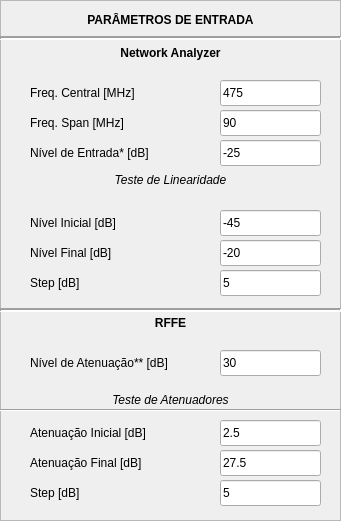
   <widget class="QFrame" name="frame_2">
    <property name="geometry">
     <rect>
      <x>430</x>
      <y>90</y>
      <width>341</width>
      <height>521</height>
     </rect>
    </property>
    <property name="frameShape">
     <enum>QFrame::StyledPanel</enum>
    </property>
    <property name="frameShadow">
     <enum>QFrame::Raised</enum>
    </property>
    <widget class="QLineEdit" name="NETWORK_FREQ_SPAN">
     <property name="geometry">
      <rect>
       <x>220</x>
       <y>110</y>
       <width>101</width>
       <height>26</height>
      </rect>
     </property>
     <property name="text">
      <string>90</string>
     </property>
    </widget>
    <widget class="QLineEdit" name="NETWORK_FREQ_CENTRAL">
     <property name="geometry">
      <rect>
       <x>220</x>
       <y>80</y>
       <width>101</width>
       <height>26</height>
      </rect>
     </property>
     <property name="text">
      <string>475</string>
     </property>
    </widget>
    <widget class="QLabel" name="label_43">
     <property name="geometry">
      <rect>
       <x>30</x>
       <y>110</y>
       <width>141</width>
       <height>26</height>
      </rect>
     </property>
     <property name="text">
      <string>Freq. Span [MHz]</string>
     </property>
    </widget>
    <widget class="QLabel" name="label_44">
     <property name="geometry">
      <rect>
       <x>30</x>
       <y>420</y>
       <width>171</width>
       <height>26</height>
      </rect>
     </property>
     <property name="text">
      <string>Atenuação Inicial [dB]</string>
     </property>
    </widget>
    <widget class="QLabel" name="label_28">
     <property name="geometry">
      <rect>
       <x>30</x>
       <y>80</y>
       <width>141</width>
       <height>26</height>
      </rect>
     </property>
     <property name="text">
      <string>Freq. Central [MHz]</string>
     </property>
    </widget>
    <widget class="QLineEdit" name="NETWORK_POT_IN_STANDARD">
     <property name="geometry">
      <rect>
       <x>220</x>
       <y>140</y>
       <width>101</width>
       <height>26</height>
      </rect>
     </property>
     <property name="text">
      <string>-25</string>
     </property>
    </widget>
    <widget class="QLabel" name="label_47">
     <property name="geometry">
      <rect>
       <x>30</x>
       <y>140</y>
       <width>161</width>
       <height>26</height>
      </rect>
     </property>
     <property name="text">
      <string>Nível de Entrada* [dB]</string>
     </property>
    </widget>
    <widget class="QLabel" name="label_48">
     <property name="geometry">
      <rect>
       <x>30</x>
       <y>350</y>
       <width>171</width>
       <height>26</height>
      </rect>
     </property>
     <property name="text">
      <string>Nível de Atenuação** [dB]</string>
     </property>
    </widget>
    <widget class="QLabel" name="label_49">
     <property name="geometry">
      <rect>
       <x>0</x>
       <y>40</y>
       <width>341</width>
       <height>26</height>
      </rect>
     </property>
     <property name="text">
      <string>&lt;html&gt;&lt;head/&gt;&lt;body&gt;&lt;p align=&quot;center&quot;&gt;&lt;span style=&quot; font-weight:600;&quot;&gt;Network Analyzer&lt;/span&gt;&lt;/p&gt;&lt;/body&gt;&lt;/html&gt;</string>
     </property>
    </widget>
    <widget class="Line" name="line">
     <property name="geometry">
      <rect>
       <x>0</x>
       <y>30</y>
       <width>341</width>
       <height>16</height>
      </rect>
     </property>
     <property name="lineWidth">
      <number>2</number>
     </property>
     <property name="orientation">
      <enum>Qt::Horizontal</enum>
     </property>
    </widget>
    <widget class="QLabel" name="label_5">
     <property name="geometry">
      <rect>
       <x>0</x>
       <y>10</y>
       <width>341</width>
       <height>20</height>
      </rect>
     </property>
     <property name="text">
      <string>&lt;html&gt;&lt;head/&gt;&lt;body&gt;&lt;p align=&quot;center&quot;&gt;&lt;span style=&quot; font-weight:600;&quot;&gt;PARÂMETROS DE ENTRADA&lt;/span&gt;&lt;/p&gt;&lt;/body&gt;&lt;/html&gt;</string>
     </property>
    </widget>
    <widget class="Line" name="line_6">
     <property name="geometry">
      <rect>
       <x>0</x>
       <y>300</y>
       <width>341</width>
       <height>20</height>
      </rect>
     </property>
     <property name="lineWidth">
      <number>2</number>
     </property>
     <property name="orientation">
      <enum>Qt::Horizontal</enum>
     </property>
    </widget>
    <widget class="QLabel" name="label_50">
     <property name="geometry">
      <rect>
       <x>0</x>
       <y>310</y>
       <width>341</width>
       <height>26</height>
      </rect>
     </property>
     <property name="text">
      <string>&lt;html&gt;&lt;head/&gt;&lt;body&gt;&lt;p align=&quot;center&quot;&gt;&lt;span style=&quot; font-weight:600;&quot;&gt;RFFE&lt;/span&gt;&lt;/p&gt;&lt;/body&gt;&lt;/html&gt;</string>
     </property>
    </widget>
    <widget class="QLineEdit" name="RFFE_ATTENUATION_STANDARD">
     <property name="geometry">
      <rect>
       <x>220</x>
       <y>350</y>
       <width>101</width>
       <height>26</height>
      </rect>
     </property>
     <property name="text">
      <string>30</string>
     </property>
    </widget>
    <widget class="QLineEdit" name="RFFE_ATTENUATION_INITIAL">
     <property name="geometry">
      <rect>
       <x>220</x>
       <y>420</y>
       <width>101</width>
       <height>26</height>
      </rect>
     </property>
     <property name="text">
      <string>2.5</string>
     </property>
    </widget>
    <widget class="QLabel" name="label_51">
     <property name="geometry">
      <rect>
       <x>30</x>
       <y>450</y>
       <width>161</width>
       <height>26</height>
      </rect>
     </property>
     <property name="text">
      <string>Atenuação Final [dB]</string>
     </property>
    </widget>
    <widget class="QLineEdit" name="RFFE_ATTENUATION_FINAL">
     <property name="geometry">
      <rect>
       <x>220</x>
       <y>450</y>
       <width>101</width>
       <height>26</height>
      </rect>
     </property>
     <property name="text">
      <string>27.5</string>
     </property>
    </widget>
    <widget class="QLabel" name="label_52">
     <property name="geometry">
      <rect>
       <x>30</x>
       <y>480</y>
       <width>171</width>
       <height>26</height>
      </rect>
     </property>
     <property name="text">
      <string>Step [dB]</string>
     </property>
    </widget>
    <widget class="QLineEdit" name="RFFE_ATTENUATION_STEP">
     <property name="geometry">
      <rect>
       <x>220</x>
       <y>480</y>
       <width>101</width>
       <height>26</height>
      </rect>
     </property>
     <property name="text">
      <string>5</string>
     </property>
    </widget>
    <widget class="Line" name="line_8">
     <property name="geometry">
      <rect>
       <x>0</x>
       <y>400</y>
       <width>341</width>
       <height>20</height>
      </rect>
     </property>
     <property name="orientation">
      <enum>Qt::Horizontal</enum>
     </property>
    </widget>
    <widget class="QLineEdit" name="NETWORK_POT_IN_FINAL">
     <property name="geometry">
      <rect>
       <x>220</x>
       <y>240</y>
       <width>101</width>
       <height>26</height>
      </rect>
     </property>
     <property name="text">
      <string>-20</string>
     </property>
    </widget>
    <widget class="QLabel" name="label_55">
     <property name="geometry">
      <rect>
       <x>30</x>
       <y>210</y>
       <width>171</width>
       <height>26</height>
      </rect>
     </property>
     <property name="text">
      <string>Nível Inicial [dB]</string>
     </property>
    </widget>
    <widget class="QLineEdit" name="NETWORK_POT_IN_STEP">
     <property name="geometry">
      <rect>
       <x>220</x>
       <y>270</y>
       <width>101</width>
       <height>26</height>
      </rect>
     </property>
     <property name="text">
      <string>5</string>
     </property>
    </widget>
    <widget class="QLabel" name="label_56">
     <property name="geometry">
      <rect>
       <x>30</x>
       <y>270</y>
       <width>171</width>
       <height>26</height>
      </rect>
     </property>
     <property name="text">
      <string>Step [dB]</string>
     </property>
    </widget>
    <widget class="QLabel" name="label_57">
     <property name="geometry">
      <rect>
       <x>30</x>
       <y>240</y>
       <width>161</width>
       <height>26</height>
      </rect>
     </property>
     <property name="text">
      <string>Nível Final [dB]</string>
     </property>
    </widget>
    <widget class="QLineEdit" name="NETWORK_POT_IN_INITIAL">
     <property name="geometry">
      <rect>
       <x>220</x>
       <y>210</y>
       <width>101</width>
       <height>26</height>
      </rect>
     </property>
     <property name="text">
      <string>-45</string>
     </property>
    </widget>
    <widget class="QLabel" name="label_58">
     <property name="geometry">
      <rect>
       <x>0</x>
       <y>390</y>
       <width>341</width>
       <height>20</height>
      </rect>
     </property>
     <property name="text">
      <string>&lt;html&gt;&lt;head/&gt;&lt;body&gt;&lt;p align=&quot;center&quot;&gt;&lt;span style=&quot; font-style:italic;&quot;&gt;Teste de Atenuadores&lt;/span&gt;&lt;/p&gt;&lt;/body&gt;&lt;/html&gt;</string>
     </property>
    </widget>
    <widget class="QLabel" name="label_59">
     <property name="geometry">
      <rect>
       <x>0</x>
       <y>170</y>
       <width>341</width>
       <height>20</height>
      </rect>
     </property>
     <property name="text">
      <string>&lt;html&gt;&lt;head/&gt;&lt;body&gt;&lt;p align=&quot;center&quot;&gt;&lt;span style=&quot; font-style:italic;&quot;&gt;Teste de Linearidade&lt;/span&gt;&lt;/p&gt;&lt;/body&gt;&lt;/html&gt;</string>
     </property>
    </widget>
   </widget>
